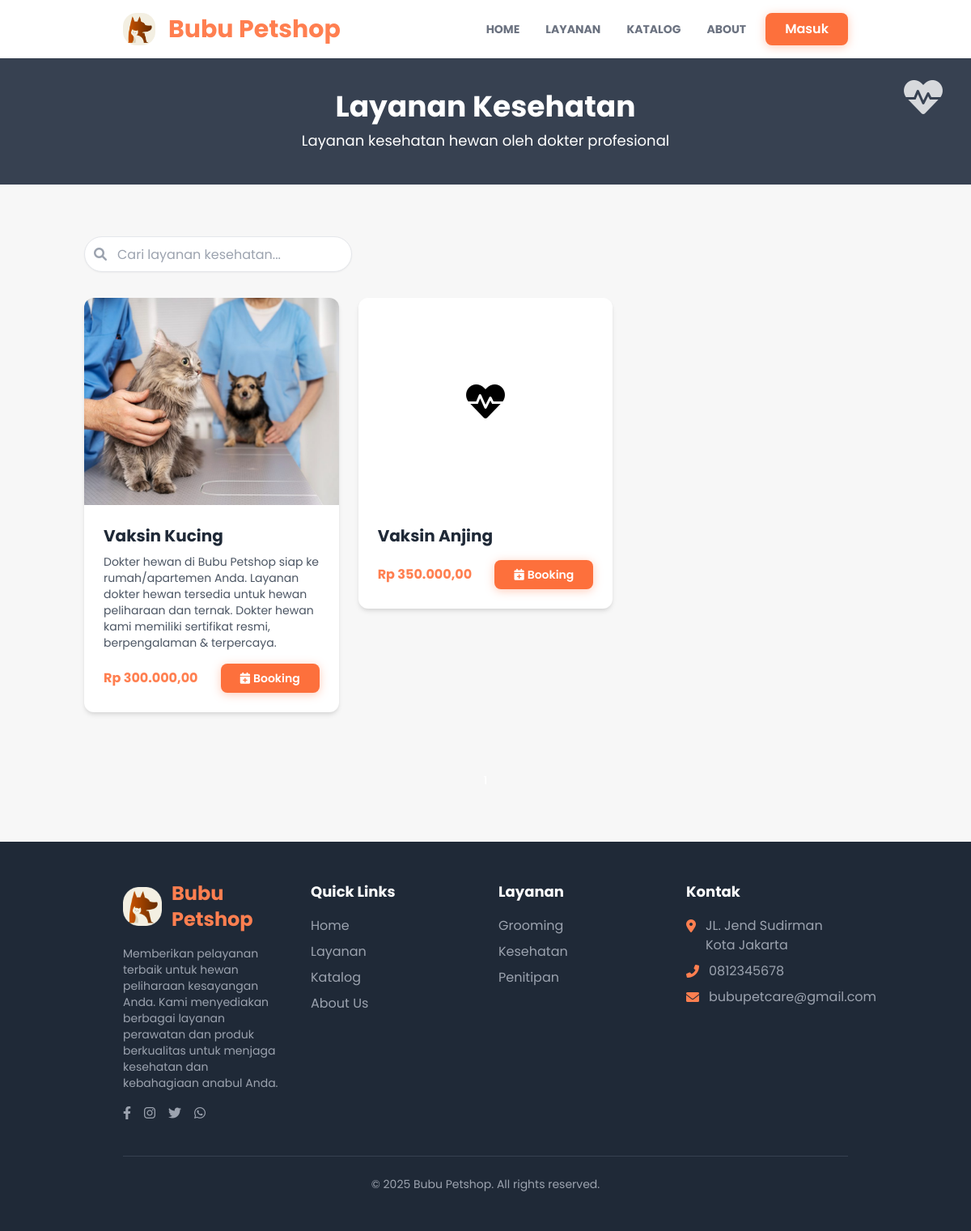
/layanan/kesehatan, run on the app's committed database.
### detailpetcare/models.py (models this page shows, shortened)
class DetailPetcare(models.Model):
    id = models.AutoField(primary_key=True)
    nama_petcare = models.CharField(max_length=50)
    tlp_petcare = models.CharField(max_length=20)
    email_petcare = models.CharField(max_length=100)
    alamat_petcare = models.TextField(blank=True, null=True)
    maps_petcare = models.CharField(max_length=1000, blank=True, null=True)
    deskripsi_petcare = models.TextField(blank=True, null=True)
    rekening_petcare = models.CharField(max_length=100, blank=True, null=True)
    pemilik_rekening = models.CharField(max_length=100, blank=True, null=True)
    nama_bank = models.CharField(max_length=100, blank=True, null=True)
    class Meta:
        db_table = 'detail_petcare'
        verbose_name_plural = "Detail Petcare"

### layanan/models.py (models this page shows, shortened)
class LayananKesehatan(models.Model):
    id_kesehatan = models.AutoField(primary_key=True)
    nama_kesehatan = models.CharField(max_length=100)
    harga_kesehatan = models.DecimalField(max_digits=8, decimal_places=2)
    deskripsi_kesehatan = models.TextField()
    foto_kesehatan = models.ImageField(upload_to=layanan_image_upload_path, blank=True, null=True)
    class Meta:
        db_table = 'layanan_kesehatan'
        verbose_name_plural = "Layanan Kesehatan"

### layanan/views.py (the view)
# urls.py: path("kesehatan", views.layanan_kesehatan, name="layanan_kesehatan"),
def layanan_kesehatan(request):
    kesehatan_services = LayananKesehatan.objects.all()
    context = {
        'title': "Layanan Kesehatan",
        'kesehatan_services': kesehatan_services,
    }
    return render(request, 'layanan/kesehatan.html', context)

### user/context_processors.py (called while the page is built)
def detail_petcare(request):
    try:
        detail = DetailPetcare.objects.first()
    except Exception:
        detail = None
    return {'detail_petcare': detail}

def current_route(request):
    match = request.resolver_match
    return {
        'namespace': match.namespace if match else '',
        'url_name': match.url_name if match else ''
    }

### templates/layanan/kesehatan.html (shortened to what this page needs)
{% extends "base.html" %}{% load static %}
{% load humanize %}
{% block content %}
<div class="bg-gray-700 py-10 px-4 relative">
  <div class="container mx-auto text-center">
    <h1 class="text-4xl font-bold text-white mb-2">Layanan Kesehatan</h1>
    <p class="text-white text-lg">Layanan kesehatan hewan oleh dokter profesional</p>
  </div>
  <i
    class="fas fa-heartbeat absolute top-6 right-8 sm:right-8 text-white opacity-80 text-4xl md:text-5xl section-icon"></i>
</div>
<section class="py-16">
  <div class="container mx-auto px-4">
    <div class="flex flex-col md:flex-row justify-between items-center mb-8">
      <div class="w-full md:w-1/3 mb-4 md:mb-0">
        <div class="search-container">
          <input type="text" id="service-search" class="search-input" placeholder="Cari layanan kesehatan...">
        </div>
      </div>
    </div>
    <div
      class="grid grid-cols-1 xs:grid-cols-1 sm:grid-cols-2 lg:grid-cols-3 xl:grid-cols-4 gap-3 sm:gap-4 md:gap-6 mb-10"
      id="service-grid">
      {% for service in kesehatan_services %}
      <div class="service-card group">
        <div class="bg-white rounded-xl overflow-hidden shadow-md hover:shadow-xl transition-all duration-300">
          <div class="relative overflow-hidden">
            {% if service.foto_kesehatan %}
            <img src="{{ service.foto_kesehatan.url }}" alt="{{ service.nama_kesehatan }}"
              class="w-full h-36 sm:h-48 md:h-56 lg:h-64 object-cover transform group-hover:scale-105 transition-transform duration-300" />
            {% else %}
            <div class="w-full h-36 sm:h-48 md:h-56 lg:h-64 bg-orange-100 flex items-center justify-center">
              <i class="fas fa-heartbeat text-orange-300 text-3xl md:text-5xl"></i>
            </div>
            {% endif %}
          </div>
          <div class="p-3 xs:p-4 md:p-6">
            <h3 class="text-sm xs:text-base md:text-lg lg:text-xl font-bold text-gray-800 mb-1 md:mb-2 line-clamp-2">
              {{ service.nama_kesehatan }}
            </h3>
            <p class="text-xs md:text-sm text-gray-600 mb-2 md:mb-4 line-clamp-2 sm:line-clamp-3">
              {{ service.deskripsi_kesehatan }}</p>
            <div class="flex xs:flex-col md:flex-row justify-between items-center mt-2 md:mt-4">
              <p class="text-md font-bold text-orange-theme">
                Rp {{ service.harga_kesehatan|intcomma }}
              </p>
              <a href="{% url 'bookinglayanan:tambah_booking' %}?tipe=medical&id={{ service.id_kesehatan }}"
                class="bg-orange-500 btn-modern hover:bg-orange-600 text-white text-[10px] xs:text-xs md:text-sm font-medium rounded-md px-2 py-1 xs:px-2.5 md:px-3 md:py-1.5 flex items-center transition duration-300">
                <i class="fas fa-calendar-plus mr-1"></i>Booking
              </a>
            </div>
          </div>
        </div>
      </div>
      {% endfor %}
    </div>
    <div class="flex justify-center mt-10">
      <ul class="pagination" id="pagination">
      </ul>
    </div>
  </div>
</section>
{% endblock content %}

### templates/snippets/navbar.html (shortened to what this page needs)
{% load static %}
<nav id="navbar" class="bg-white py-4 shadow-md transition-all duration-300 ease-in-out">
  <div class="container mx-auto px-8 md:px-16 flex items-center">
    <a href="#" class="flex items-center flex-shrink-0">
      <img src="{% static 'base-img/icon.png' %}" alt="Bubu Petshop Logo" class="w-8 md:w-10 mr-2 md:mr-4" />
      <span class="text-xl md:text-3xl font-bold text-orange-theme rounded-md">{{ detail_petcare.nama_petcare }}</span>
    </a>
    <div id="navbar-menu" class="navbar-menu hidden lg:flex lg:items-center lg:w-auto w-full">
      <div class="text-sm lg:flex lg:mr-4">
        <a href="{% url 'home:index' %}"
          class="block mt-4 lg:inline-block lg:mt-0 text-gray-500 font-bold uppercase hover-text-orange-theme mr-4 p-2 rounded-md transition-colors duration-200 {% if namespace == 'home' %}text-orange-theme{% endif %}">HOME</a>
        <a href="{% url 'home:index' %}#layanan"
          class="block mt-4 lg:inline-block lg:mt-0 text-gray-500 font-bold uppercase hover-text-orange-theme mr-4 p-2 rounded-md transition-colors duration-200">LAYANAN
          <a href="{% url 'home:index' %}#katalog"
            class="block mt-4 lg:inline-block lg:mt-0 text-gray-500 font-bold uppercase hover-text-orange-theme mr-4 p-2 rounded-md transition-colors duration-200">KATALOG</a>
          <a href="{% url 'home:index' %}#about"
            class="block mt-4 lg:inline-block lg:mt-0 text-gray-500 font-bold uppercase hover-text-orange-theme p-2 rounded-md transition-colors duration-200">ABOUT</a>
      </div>
      <div id="auth-section" class="user-auth-section w-full lg:w-auto flex justify-center items-center mt-4 lg:mt-0">
        {% if not user.is_authenticated %}
        <a href="{% url 'user:login' %}" class="btn-modern">
          Masuk
        </a>
        {% endif %}
      </div>
    </div>
  </div>
</nav>

### templates/snippets/footer.html
{% load static %}
<footer class="bg-gray-800 text-white py-12">
  <div class="container mx-auto px-4 md:px-8 lg:px-16">
    <div class="grid grid-cols-1 md:grid-cols-2 lg:grid-cols-4 gap-8">
      <div class="col-span-1 md:col-span-2 lg:col-span-1">
        <div class="flex items-center mb-4">
          <img src="{% static 'base-img/icon.png' %}" alt="Bubu Petshop Logo" class="w-12 mr-3">
          <span class="text-2xl font-bold text-orange-theme">{{ detail_petcare.nama_petcare }}</span>
        </div>
        <p class="text-sm text-gray-400 mb-4">
          Memberikan pelayanan terbaik untuk hewan peliharaan kesayangan Anda. Kami menyediakan berbagai layanan
          perawatan dan produk berkualitas untuk menjaga kesehatan dan kebahagiaan anabul Anda.
        </p>
        <div class="flex space-x-4">
          <a href="#" class="text-gray-400 hover:text-orange-theme transition-colors duration-300">
            <i class="fab fa-facebook-f"></i>
          </a>
          <a href="#" class="text-gray-400 hover:text-orange-theme transition-colors duration-300">
            <i class="fab fa-instagram"></i>
          </a>
          <a href="#" class="text-gray-400 hover:text-orange-theme transition-colors duration-300">
            <i class="fab fa-twitter"></i>
          </a>
          <a href="#" class="text-gray-400 hover:text-orange-theme transition-colors duration-300">
            <i class="fab fa-whatsapp"></i>
          </a>
        </div>
      </div>
      <div>
        <h3 class="text-lg font-bold mb-4 text-white">Quick Links</h3>
        <ul class="space-y-2">
          <li><a href="{% url 'home:index' %}"
              class="text-gray-400 hover:text-orange-theme transition-colors duration-300">Home</a>
          </li>
          <li><a href="{% url 'home:index' %}#layanan"
              class="text-gray-400 hover:text-orange-theme transition-colors duration-300">Layanan</a>
          </li>
          <li><a href="{% url 'home:index' %}#katalog"
              class="text-gray-400 hover:text-orange-theme transition-colors duration-300">Katalog</a>
          </li>
          <li><a href="{% url 'home:index' %}#about"
              class="text-gray-400 hover:text-orange-theme transition-colors duration-300">About Us</a>
          </li>
        </ul>
      </div>
      <div>
        <h3 class="text-lg font-bold mb-4 text-white">Layanan</h3>
        <ul class="space-y-2">
          <li><a href="{% url 'bookinglayanan:index' %}"
              class="text-gray-400 hover:text-orange-theme transition-colors duration-300">Grooming</a></li>
          <li><a href="{% url 'bookinglayanan:index' %}"
              class="text-gray-400 hover:text-orange-theme transition-colors duration-300">Kesehatan</a></li>
          <li><a href="{% url 'bookinglayanan:index' %}"
              class="text-gray-400 hover:text-orange-theme transition-colors duration-300">Penitipan</a></li>
        </ul>
      </div>
      <div>
        <h3 class="text-lg font-bold mb-4 text-white">Kontak</h3>
        <ul class="space-y-2">
          <li class="flex items-start">
            <i class="fas fa-map-marker-alt text-orange-theme mt-1 mr-3"></i>
            <span class="text-gray-400">{{ detail_petcare.alamat_petcare }}</span>
          </li>
          <li class="flex items-center">
            <i class="fas fa-phone-alt text-orange-theme mr-3"></i>
            <span class="text-gray-400">{{ detail_petcare.tlp_petcare }}</span>
          </li>
          <li class="flex items-center">
            <i class="fas fa-envelope text-orange-theme mr-3"></i>
            <span class="text-gray-400">{{ detail_petcare.email_petcare }}</span>
          </li>
        </ul>
      </div>
    </div>
    <div class="border-t border-gray-700 mt-10 pt-6 text-center text-gray-400 text-sm">
      <p>&copy; 2025 Bubu Petshop. All rights reserved.</p>
    </div>
  </div>
</footer>

### static/css/style.css (style rules this page uses)
html { scroll-behavior: smooth; }
body { font-family: 'Poppins', sans-serif; background-color: #f7f7f7; overflow-x: hidden; }
.text-orange-theme { color: #FF7F50; }
.btn-modern { background-color: #fd703c; color: white; font-weight: 600; padding: 0.5rem 1.5rem; border-radius: 0.5rem; box-shadow: 0 2px 12px rgba(255, 127, 80, 0.4); transition: all 0.3s ease; border: none; outline: none; position: relative; overflow: hidden; cursor: pointer; display: inline-block; text-align: center; white-space: nowrap; }
.section-icon { animation: float 6s ease-in-out infinite; }
.pagination { display: flex; justify-content: center; margin-top: 2rem; padding: 0; list-style: none; }
.search-container { position: relative; }
.search-input { padding-left: 2.5rem; padding-right: 1rem; height: 2.75rem; border-radius: 9999px; width: 100%; border: 1px solid #e5e7eb; box-shadow: 0 1px 2px rgba(0, 0, 0, 0.05); }

### data on the page
DetailPetcare: nama_petcare "Bubu Petshop", alamat_petcare "JL. Jend Sudirman Kota Jakarta", tlp_petcare "0812345678", email_petcare "bubupetcare@gmail.com"
LayananKesehatan: foto_kesehatan (picture), nama_kesehatan "Vaksin Kucing", deskripsi_kesehatan "Dokter hewan di Bubu Petshop siap ke rumah/apartemen Anda. Layanan dokter hewan tersedia untuk hewan peliharaan dan ternak. Dokter hewan kami memiliki sertifikat resmi, berpengalaman & terpercaya.", harga_kesehatan "300.000,00"
LayananKesehatan: nama_kesehatan "Vaksin Anjing", harga_kesehatan "350.000,00"
